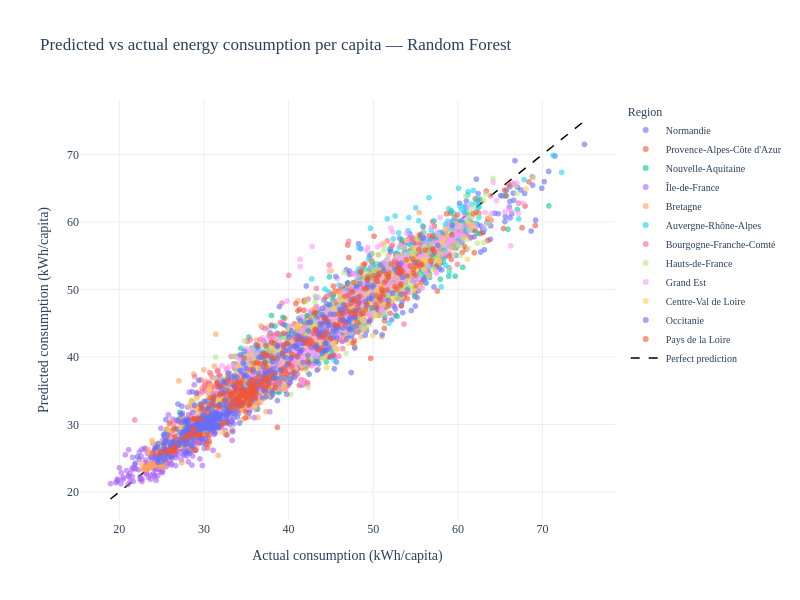

Write notebook code for a chart like this one.
### Code cell
import plotly.express as px
import plotly.graph_objects as go
import numpy as np

# Perfect prediction line range
min_val = min(rf_results['y_true'].min(), rf_results['y_pred_rf'].min())
max_val = max(rf_results['y_true'].max(), rf_results['y_pred_rf'].max())

fig = px.scatter(
    rf_results,
    x='y_true',
    y='y_pred_rf',
    color='region_name',
    hover_data={
        'y_true':      ':.2f',
        'y_pred_rf':   ':.2f',
        'abs_error_rf':':.2f',
        'ape_rf':      ':.3f',
        'region_name': True
    },
    labels={
        'y_true':    'Actual consumption (kWh/capita)',
        'y_pred_rf': 'Predicted consumption (kWh/capita)',
        'region_name': 'Region'
    },
    opacity=0.6,
    title='Predicted vs actual energy consumption per capita — Random Forest'
)

# Perfect prediction diagonal
fig.add_trace(go.Scatter(
    x=[min_val, max_val],
    y=[min_val, max_val],
    mode='lines',
    line=dict(color='black', width=1.5, dash='dash'),
    name='Perfect prediction',
    hoverinfo='skip'
))

fig.update_layout(
    width=800, height=600,
    plot_bgcolor='white',
    paper_bgcolor='white',
    font=dict(family='Georgia, serif', size=12),
    legend=dict(title='Region', font=dict(size=10)),
    xaxis=dict(showgrid=True, gridcolor='#eee', zeroline=False),
    yaxis=dict(showgrid=True, gridcolor='#eee', zeroline=False),
)

fig.show()

# Save as HTML for your demo
fig.write_html("../visualizations/vizB.html")

### Figure 1 — Plotly figure (JSON) as saved in the notebook; plotly's stock layout.template omitted (floating-point values rounded to 4 significant figures; data arrays with more than 128 entries replaced by an {"elided": "..."} marker saying what was removed)
{"data": [{"customdata": {"elided": "599x3 mixed values"}, "hovertemplate": "Region=%{customdata[2]}<br>Actual consumption (kWh/capita)=%{x:.2f}<br>Predicted consumption (kWh/capita)=%{y:.2f}<br>abs_error_rf=%{customdata[0]:.2f}<br>ape_rf=%{customdata[1]:.3f}<extra></extra>", "legendgroup": "Normandie", "marker": {"color": "#636efa", "opacity": 0.6, "symbol": "circle"}, "mode": "markers", "name": "Normandie", "showlegend": true, "type": "scattergl", "x": {"elided": "599 float values"}, "xaxis": "x", "y": {"elided": "599 float values"}, "yaxis": "y"}, {"customdata": {"elided": "607x3 mixed values"}, "hovertemplate": "Region=%{customdata[2]}<br>Actual consumption (kWh/capita)=%{x:.2f}<br>Predicted consumption (kWh/capita)=%{y:.2f}<br>abs_error_rf=%{customdata[0]:.2f}<br>ape_rf=%{customdata[1]:.3f}<extra></extra>", "legendgroup": "Provence-Alpes-Côte d'Azur", "marker": {"color": "#EF553B", "opacity": 0.6, "symbol": "circle"}, "mode": "markers", "name": "Provence-Alpes-Côte d'Azur", "showlegend": true, "type": "scattergl", "x": {"elided": "607 float values"}, "xaxis": "x", "y": {"elided": "607 float values"}, "yaxis": "y"}, {"customdata": {"elided": "569x3 mixed values"}, "hovertemplate": "Region=%{customdata[2]}<br>Actual consumption (kWh/capita)=%{x:.2f}<br>Predicted consumption (kWh/capita)=%{y:.2f}<br>abs_error_rf=%{customdata[0]:.2f}<br>ape_rf=%{customdata[1]:.3f}<extra></extra>", "legendgroup": "Nouvelle-Aquitaine", "marker": {"color": "#00cc96", "opacity": 0.6, "symbol": "circle"}, "mode": "markers", "name": "Nouvelle-Aquitaine", "showlegend": true, "type": "scattergl", "x": {"elided": "569 float values"}, "xaxis": "x", "y": {"elided": "569 float values"}, "yaxis": "y"}, {"customdata": {"elided": "532x3 mixed values"}, "hovertemplate": "Region=%{customdata[2]}<br>Actual consumption (kWh/capita)=%{x:.2f}<br>Predicted consumption (kWh/capita)=%{y:.2f}<br>abs_error_rf=%{customdata[0]:.2f}<br>ape_rf=%{customdata[1]:.3f}<extra></extra>", "legendgroup": "Île-de-France", "marker": {"color": "#ab63fa", "opacity": 0.6, "symbol": "circle"}, "mode": "markers", "name": "Île-de-France", "showlegend": true, "type": "scattergl", "x": {"elided": "532 float values"}, "xaxis": "x", "y": {"elided": "532 float values"}, "yaxis": "y"}, {"customdata": {"elided": "569x3 mixed values"}, "hovertemplate": "Region=%{customdata[2]}<br>Actual consumption (kWh/capita)=%{x:.2f}<br>Predicted consumption (kWh/capita)=%{y:.2f}<br>abs_error_rf=%{customdata[0]:.2f}<br>ape_rf=%{customdata[1]:.3f}<extra></extra>", "legendgroup": "Bretagne", "marker": {"color": "#FFA15A", "opacity": 0.6, "symbol": "circle"}, "mode": "markers", "name": "Bretagne", "showlegend": true, "type": "scattergl", "x": {"elided": "569 float values"}, "xaxis": "x", "y": {"elided": "569 float values"}, "yaxis": "y"}, {"customdata": {"elided": "584x3 mixed values"}, "hovertemplate": "Region=%{customdata[2]}<br>Actual consumption (kWh/capita)=%{x:.2f}<br>Predicted consumption (kWh/capita)=%{y:.2f}<br>abs_error_rf=%{customdata[0]:.2f}<br>ape_rf=%{customdata[1]:.3f}<extra></extra>", "legendgroup": "Auvergne-Rhône-Alpes", "marker": {"color": "#19d3f3", "opacity": 0.6, "symbol": "circle"}, "mode": "markers", "name": "Auvergne-Rhône-Alpes", "showlegend": true, "type": "scattergl", "x": {"elided": "584 float values"}, "xaxis": "x", "y": {"elided": "584 float values"}, "yaxis": "y"}, {"customdata": {"elided": "523x3 mixed values"}, "hovertemplate": "Region=%{customdata[2]}<br>Actual consumption (kWh/capita)=%{x:.2f}<br>Predicted consumption (kWh/capita)=%{y:.2f}<br>abs_error_rf=%{customdata[0]:.2f}<br>ape_rf=%{customdata[1]:.3f}<extra></extra>", "legendgroup": "Bourgogne-Franche-Comté", "marker": {"color": "#FF6692", "opacity": 0.6, "symbol": "circle"}, "mode": "markers", "name": "Bourgogne-Franche-Comté", "showlegend": true, "type": "scattergl", "x": {"elided": "523 float values"}, "xaxis": "x", "y": {"elided": "523 float values"}, "yaxis": "y"}, {"customdata": {"elided": "538x3 mixed values"}, "hovertemplate": "Region=%{customdata[2]}<br>Actual consumption (kWh/capita)=%{x:.2f}<br>Predicted consumption (kWh/capita)=%{y:.2f}<br>abs_error_rf=%{customdata[0]:.2f}<br>ape_rf=%{customdata[1]:.3f}<extra></extra>", "legendgroup": "Hauts-de-France", "marker": {"color": "#B6E880", "opacity": 0.6, "symbol": "circle"}, "mode": "markers", "name": "Hauts-de-France", "showlegend": true, "type": "scattergl", "x": {"elided": "538 float values"}, "xaxis": "x", "y": {"elided": "538 float values"}, "yaxis": "y"}, {"customdata": {"elided": "581x3 mixed values"}, "hovertemplate": "Region=%{customdata[2]}<br>Actual consumption (kWh/capita)=%{x:.2f}<br>Predicted consumption (kWh/capita)=%{y:.2f}<br>abs_error_rf=%{customdata[0]:.2f}<br>ape_rf=%{customdata[1]:.3f}<extra></extra>", "legendgroup": "Grand Est", "marker": {"color": "#FF97FF", "opacity": 0.6, "symbol": "circle"}, "mode": "markers", "name": "Grand Est", "showlegend": true, "type": "scattergl", "x": {"elided": "581 float values"}, "xaxis": "x", "y": {"elided": "581 float values"}, "yaxis": "y"}, {"customdata": {"elided": "324x3 mixed values"}, "hovertemplate": "Region=%{customdata[2]}<br>Actual consumption (kWh/capita)=%{x:.2f}<br>Predicted consumption (kWh/capita)=%{y:.2f}<br>abs_error_rf=%{customdata[0]:.2f}<br>ape_rf=%{customdata[1]:.3f}<extra></extra>", "legendgroup": "Centre-Val de Loire", "marker": {"color": "#FECB52", "opacity": 0.6, "symbol": "circle"}, "mode": "markers", "name": "Centre-Val de Loire", "showlegend": true, "type": "scattergl", "x": {"elided": "324 float values"}, "xaxis": "x", "y": {"elided": "324 float values"}, "yaxis": "y"}, {"customdata": {"elided": "595x3 mixed values"}, "hovertemplate": "Region=%{customdata[2]}<br>Actual consumption (kWh/capita)=%{x:.2f}<br>Predicted consumption (kWh/capita)=%{y:.2f}<br>abs_error_rf=%{customdata[0]:.2f}<br>ape_rf=%{customdata[1]:.3f}<extra></extra>", "legendgroup": "Occitanie", "marker": {"color": "#636efa", "opacity": 0.6, "symbol": "circle"}, "mode": "markers", "name": "Occitanie", "showlegend": true, "type": "scattergl", "x": {"elided": "595 float values"}, "xaxis": "x", "y": {"elided": "595 float values"}, "yaxis": "y"}, {"customdata": {"elided": "327x3 mixed values"}, "hovertemplate": "Region=%{customdata[2]}<br>Actual consumption (kWh/capita)=%{x:.2f}<br>Predicted consumption (kWh/capita)=%{y:.2f}<br>abs_error_rf=%{customdata[0]:.2f}<br>ape_rf=%{customdata[1]:.3f}<extra></extra>", "legendgroup": "Pays de la Loire", "marker": {"color": "#EF553B", "opacity": 0.6, "symbol": "circle"}, "mode": "markers", "name": "Pays de la Loire", "showlegend": true, "type": "scattergl", "x": {"elided": "327 float values"}, "xaxis": "x", "y": {"elided": "327 float values"}, "yaxis": "y"}, {"hoverinfo": "skip", "line": {"color": "black", "dash": "dash", "width": 1.5}, "mode": "lines", "name": "Perfect prediction", "type": "scatter", "x": [18.96, 74.95], "y": [18.96, 74.95]}], "layout": {"font": {"family": "Georgia, serif", "size": 12}, "height": 600, "legend": {"font": {"size": 10}, "title": {"text": "Region"}, "tracegroupgap": 0}, "paper_bgcolor": "white", "plot_bgcolor": "white", "title": {"text": "Predicted vs actual energy consumption per capita — Random Forest"}, "width": 800, "xaxis": {"anchor": "y", "domain": [0, 1], "gridcolor": "#eee", "showgrid": true, "title": {"text": "Actual consumption (kWh/capita)"}, "zeroline": false}, "yaxis": {"anchor": "x", "domain": [0, 1], "gridcolor": "#eee", "showgrid": true, "title": {"text": "Predicted consumption (kWh/capita)"}, "zeroline": false}}}
